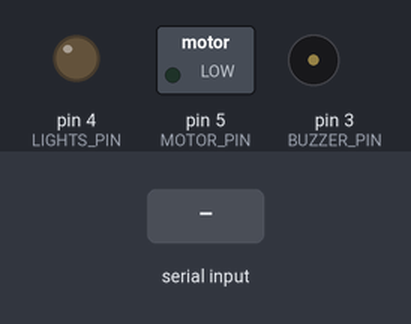
Bench run of a sketch on a simulated Arduino Uno, built with avr-gcc and run on an emulated ATmega328P. Parts: switched loads named in the sketch (green lamp = pin HIGH), output pins drawn as LEDs (lit = HIGH), buzzer (waves = sounding, pin HIGH). The inputs (shaded band) are chosen by the test bench.

Above: at 1.2 s.
1.3 s: "ALERT\n" received over Serial
At 2.2 s:
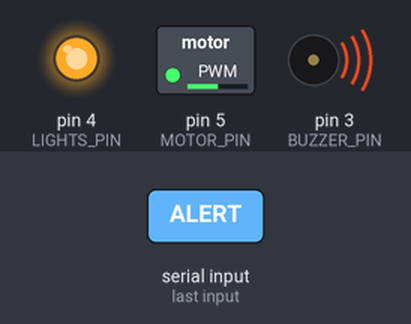
2.8 s: "RESET\n" received over Serial
At 3.4 s:
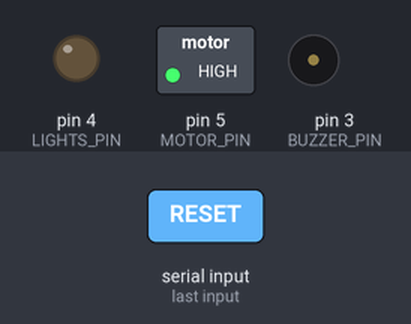
Timing chart, 0 to 5.8 s (numbered marks = the images above; inputs shaded):
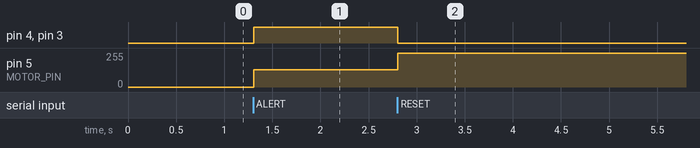

The sketch:

arduino.ino
```cpp
#define BUZZER_PIN 3
#define LIGHTS_PIN 4
#define MOTOR_PIN 5

void setup() {
  pinMode(BUZZER_PIN, OUTPUT);
  pinMode(LIGHTS_PIN, OUTPUT);
  pinMode(MOTOR_PIN, OUTPUT);
  Serial.begin(9600);
}

void loop() {
  if (Serial.available() > 0) {
    String command = Serial.readStringUntil('\n');

    if (command == "ALERT") {
      digitalWrite(BUZZER_PIN, HIGH); // Turn on buzzer
      digitalWrite(LIGHTS_PIN, HIGH); // Turn on emergency lights
      analogWrite(MOTOR_PIN, 128);    // Reduce motor speed (simulate slowing)
    } else if (command == "RESET") {
      digitalWrite(BUZZER_PIN, LOW);  // Turn off buzzer
      digitalWrite(LIGHTS_PIN, LOW); // Turn off emergency lights
      analogWrite(MOTOR_PIN, 255);   // Full motor speed (normal state)
    }
  }
}
```

Measured:
- after the input at 1.3 s, pin 4 (LIGHTS_PIN), pin 3 (BUZZER_PIN): LOW → HIGH at once; pin 5 (MOTOR_PIN): 0/255 → 128/255 at once
- after the input at 2.8 s, pin 4 (LIGHTS_PIN), pin 3 (BUZZER_PIN): HIGH → LOW at once; pin 5 (MOTOR_PIN): 128/255 → 255/255 at once
